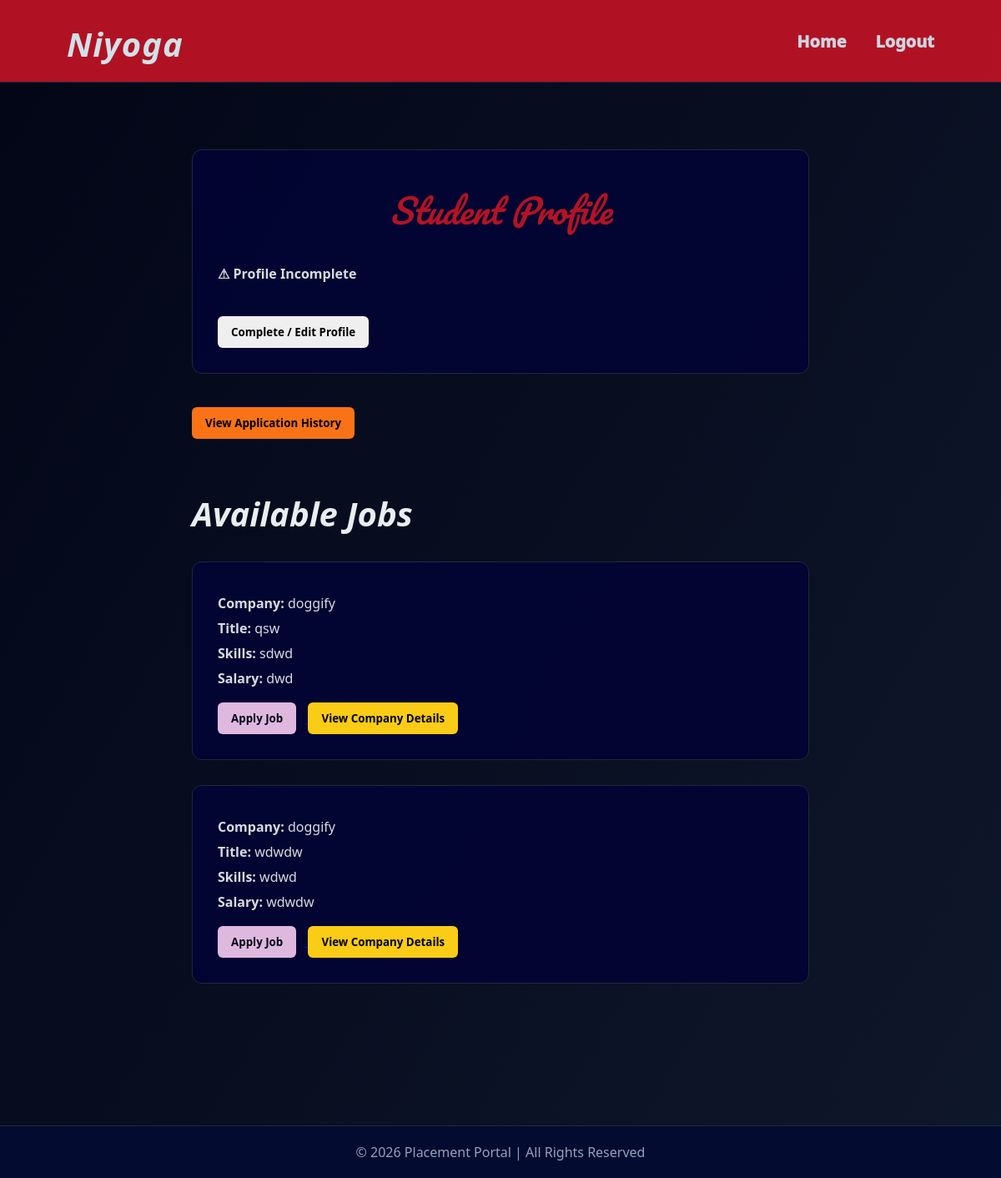
The page /student_dashboard (signed in) on the database as committed earlier.
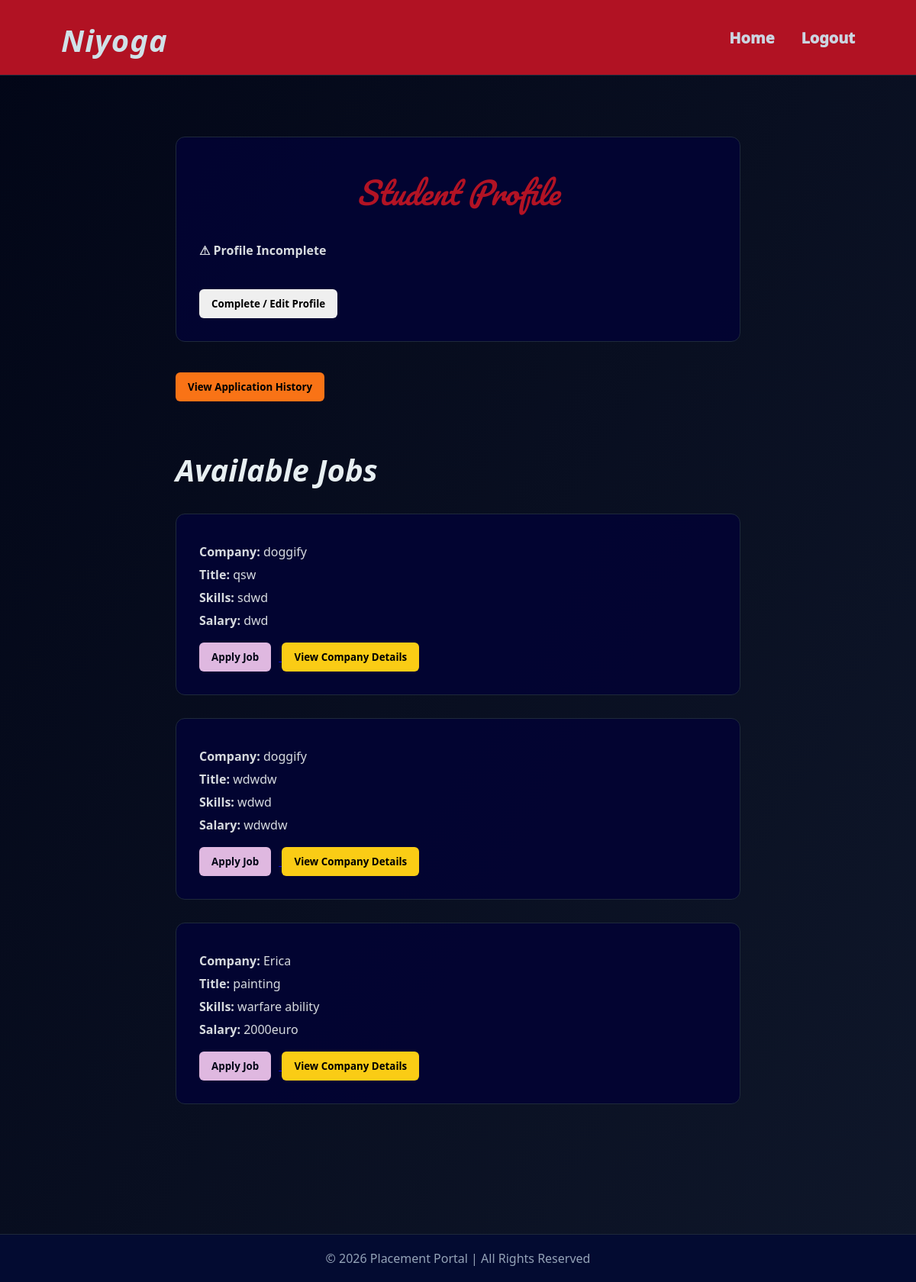
The same page on the database as committed later.
### app.py (models this page shows)
class Job(db.Model):
    __tablename__ = "jobs"
    id = db.Column(db.Integer, primary_key=True)
    company_id = db.Column(
        db.Integer,
        db.ForeignKey("company_profiles.id")
    )
    description = db.Column(db.Text)
    title = db.Column(db.String(150))
    skills = db.Column(db.String(200))
    experience = db.Column(db.String(200))
    salary = db.Column(db.String(50))
    job_type = db.Column(db.String(50), default="Full-time")
    is_approved = db.Column(db.Boolean, default=False)
    is_closed = db.Column(db.Boolean, default=False)
    posted_at = db.Column(db.DateTime, default=datetime.utcnow)
    company = db.relationship("CompanyProfile", back_populates="jobs")
    applications = db.relationship(
        "Application",
        back_populates="job"
    )

class CompanyProfile(db.Model):
    __tablename__ = "company_profiles"
    id = db.Column(db.Integer, primary_key=True)
    user_id = db.Column(
        db.Integer,
        db.ForeignKey("users.id"),
        nullable=False,
        unique= True
    )
    company_name = db.Column(db.String(150))
    industry = db.Column(db.String(200))
    website = db.Column(db.String(200))
    location = db.Column(db.String(200))
    hr_contact = db.Column(db.String(15))
    user = db.relationship("Users", back_populates="company_profile")
    jobs = db.relationship(
        "Job",
        back_populates="company"
    )

### app.py (the view)
@app.route("/student_dashboard")
def student_dashboard():
    if "user_id" not in session:
        return redirect("/login")
    user_id = session["user_id"]
    student = StudentProfile.query.filter_by(user_id=user_id).first()
    search = request.args.get("search")
    jobs_query = Job.query.filter_by(is_approved=True, is_closed=False)
    if search:
        jobs_query = jobs_query.join(CompanyProfile).filter(
            (CompanyProfile.company_name.ilike(f"%{search}%")) |
            (Job.title.ilike(f"%{search}%")) |
            (Job.skills.ilike(f"%{search}%"))
        )
    jobs = jobs_query.all()
    applied_jobs = {}
    if student:
        for app in student.applications:
            applied_jobs[app.job_id] = app.status
    return render_template(
        "employee_dashboard.html",
        student=student,
        jobs=jobs,
        applied_jobs=applied_jobs
    )

### templates/employee_dashboard.html (shortened to what this page needs)
{% extends 'base.html' %}
{% block content %}
</head>
<body>
    <div class="container">
        <div class="card">
            <h2>Student Profile</h2>
            {% if student %}
            <p><b>Department:</b> {{ student.department }}</p>
            <p><b>CGPA:</b> {{ student.cgpa }}</p>
            <p><b>Resume:</b> {{ student.resume }}</p>
            {% else %}
            <p class="incomplete">⚠ Profile Incomplete</p>
            {% endif %}
            <br>
            <a href="/complete-student-profile">
                <button class="btn">Complete / Edit Profile</button>
            </a>
        </div>
        <a href="/application-history">
            <button class="btn" style="background:#f97316; color:black;">
                View Application History
            </button>
        </a>
        <br><br>
        <h2>Available Jobs</h2>
        {% for job in jobs %}
        <div class="card">
            <p><b>Company:</b> {{ job.company.company_name }}</p>
            <p><b>Title:</b> {{ job.title }}</p>
            <p><b>Skills:</b> {{ job.skills }}</p>
            <p><b>Salary:</b> {{ job.salary }}</p>
            {% if job.id in applied_jobs %}
            <button class="btn" style="background: gray; cursor: not-allowed;">
                Applied ✓ ({{ applied_jobs[job.id] }})
            </button>
            {% else %}
            <a href="/apply-job/{{ job.id }}">
                <button class="btn apply">Apply Job</button>
            </a>
            {% endif %}
            <a href="/company-details/{{ job.company.id }}">
                <button class="btn" style="background:#facc15;">
                    View Company Details
                </button>
            </a>
        </div>
        {% endfor %}
    </div>
    {% endblock %}

### templates/base.html (shortened to what this page needs)
<!DOCTYPE html>
<html>
<head>
</head>
<body>
<nav class="navbar">
    <div class="logo">Niyoga</div>
    <div class="menu">
        <a href="/">Home</a>
        {% if session.get('user_id') %}
           <a href="/logout">Logout</a>
        {% endif %}
    </div>
</nav>
{% block content %}{% endblock %}
<footer>
    © 2026 Placement Portal | All Rights Reserved
</footer>
</body>
</html>

### templates/employee_dashboard.html (style rules this page uses)
* { box-sizing:border-box; font-family:Segoe UI, Arial, sans-serif; }
body { margin:0; background:linear-gradient(120deg,#020617,#0f172a); color:#e2e8f0; }
.container { max-width:900px; margin:auto; padding:80px; }
.card { background:rgba(3, 4, 50, 0.944); border:1px solid #1e293b; border-radius:12px; padding:30px; margin-bottom:30px; }
.card h2 { margin-top: 7px; font-size:40px; font-weight:580; font-family:'Pacifico', cursive; color:rgba(188, 20, 36, 0.947); text-align:center; }
.card p { color:#d7dbe0; margin:8px 0; }
.btn { padding:10px 16px; border:none; border-radius:6px; font-weight:bold; cursor:pointer; margin-top:10px; margin-right:10px; transition:0.3s; }
.apply { background:#dfb8e0; color:#020617; }
.incomplete { color:#ef4444; font-weight:bold; }
h2 { color:#e7eff2; margin-top:40px; margin-bottom: 30px; font-family: system-ui, -apple-system, BlinkMacSystemFont, 'Segoe UI', Roboto, Oxygen, Ubuntu, Cantarell, 'Open Sans', 'Helvetica Neue', sans-serif; font-style: oblique; font-size: 40px; }

### templates/base.html (style rules this page uses)
* { margin: 0; padding: 0; box-sizing: border-box; font-family: "Segoe UI", Arial, sans-serif; }
body { background:linear-gradient(120deg, #020617, #0f172a); color: #000000; margin-top: 0%; margin-bottom: 0%; }
.navbar { background: rgba(188, 20, 36, 0.947); backdrop-filter: blur(10px); padding: 18px 80px; display: flex; justify-content: space-between; align-items: center; border-bottom: 1px solid #1e293b; position: sticky; top: 0; z-index: 1000; }
.logo { margin-top:7px; font-size: 40px; font-weight: bold; font-family: system-ui, -apple-system, BlinkMacSystemFont, 'Segoe UI', Roboto, Oxygen, Ubuntu, Cantarell, 'Open Sans', 'Helvetica Neue', sans-serif; color: #d0e1e8; letter-spacing: 1px; font-style: oblique; }
.menu { display: flex; align-items: center; }
.menu a { color: #cbd5e1; margin-left: 35px; text-decoration: none; font-weight: 1000; font-size: 20px; position: relative; transition: 0.3s ease; font-family: 'Segoe UI', Tahoma, Geneva, Verdana, sans-serif; }
footer { background: #030b31!important; text-align: center; padding: 20px; margin-top: 60px; border-top: 1px solid #1e293b; color: #94a3b8; }
.container { width: 85%; margin: auto; }

Rows that differ between the two databases and show on the page:
added Job: company.company_name "Erica", title "painting", skills "warfare ability", salary "2000euro"
